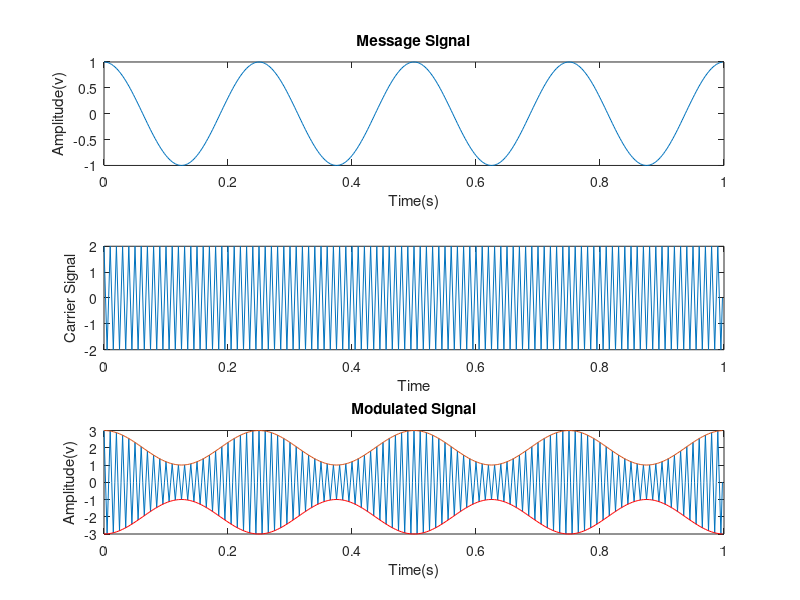
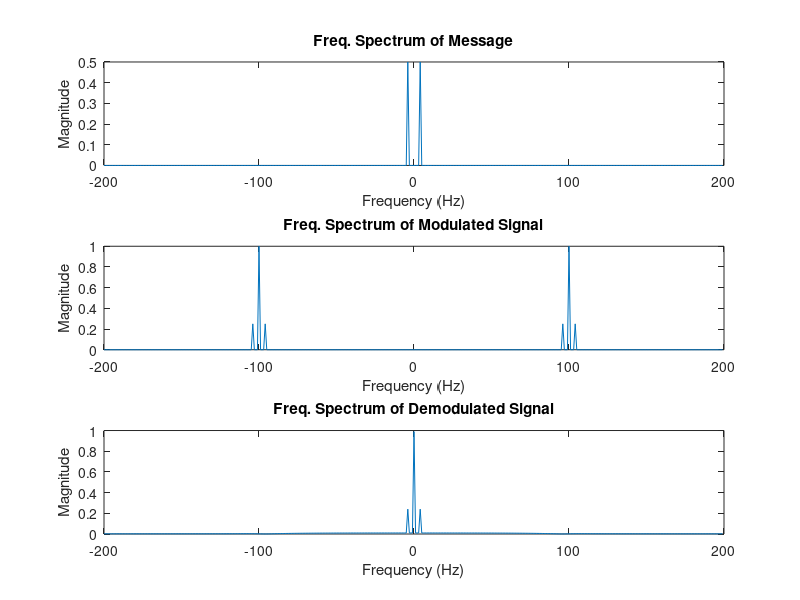
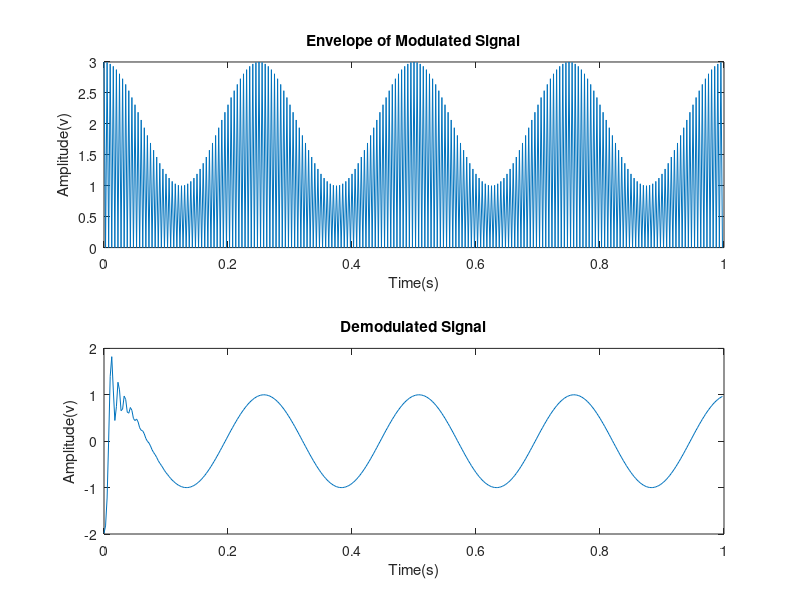

These charts were generated, in order, by the following MATLAB code:
clc;
clear all;
close all;

Fs = 400;
dt = 1/Fs;
t = 0:dt:1-dt;
fm = 4;
fc = 100;
a = 2;
% mod_index = 1.5;
mod_index = 0.5;
m = cos(2*pi*fm*t);
c = a*cos(2*pi*fc*t);
s = (1 + (mod_index.*m)).*c;
subplot(3,1,1)
plot(t,m);
xlabel('Time(s)')
ylabel('Amplitude(v)')
title('Message Signal')
subplot(3,1,2)
plot(t,c)
xlabel('Time');
ylabel('Carrier Signal');
subplot(3,1,3)
plot(t,s,t,a.*(1+(mod_index)*m),t,a.*(-1-(mod_index)*m),'r');
xlabel('Time(s)')
ylabel('Amplitude(v)')
title('Modulated Signal')

M = fftshift(fft(m));
S = fftshift(fft(s));
f = -Fs/2:1:Fs/2-1;
figure
subplot(3,1,1)
plot(f,abs(M)/Fs);
title('Freq. Spectrum of Message')
xlabel('Frequency (Hz)')
ylabel('Magnitude')
subplot(3,1,2)
plot(f,abs(S)/Fs);
title('Freq. Spectrum of Modulated Signal')
xlabel('Frequency (Hz)')
ylabel('Magnitude')
r_env = abs(s);
[b,a] = butter(10,2*fc/Fs);
r_flt = filter(b,a,r_env);
R_flt = fftshift(fft(r_flt));
subplot(3,1,3)
plot(f,abs(R_flt)/Fs);
title('Freq. Spectrum of Demodulated Signal')
xlabel('Frequency (Hz)')
ylabel('Magnitude')

figure
subplot(2,1,1)
plot(t,r_env);
xlabel('Time(s)')
ylabel('Amplitude(v)')
title('Envelope of Modulated Signal')
subplot(2,1,2)
plot(t,2*(r_flt-1))
xlabel('Time(s)')
ylabel('Amplitude(v)')
title('Demodulated Signal')